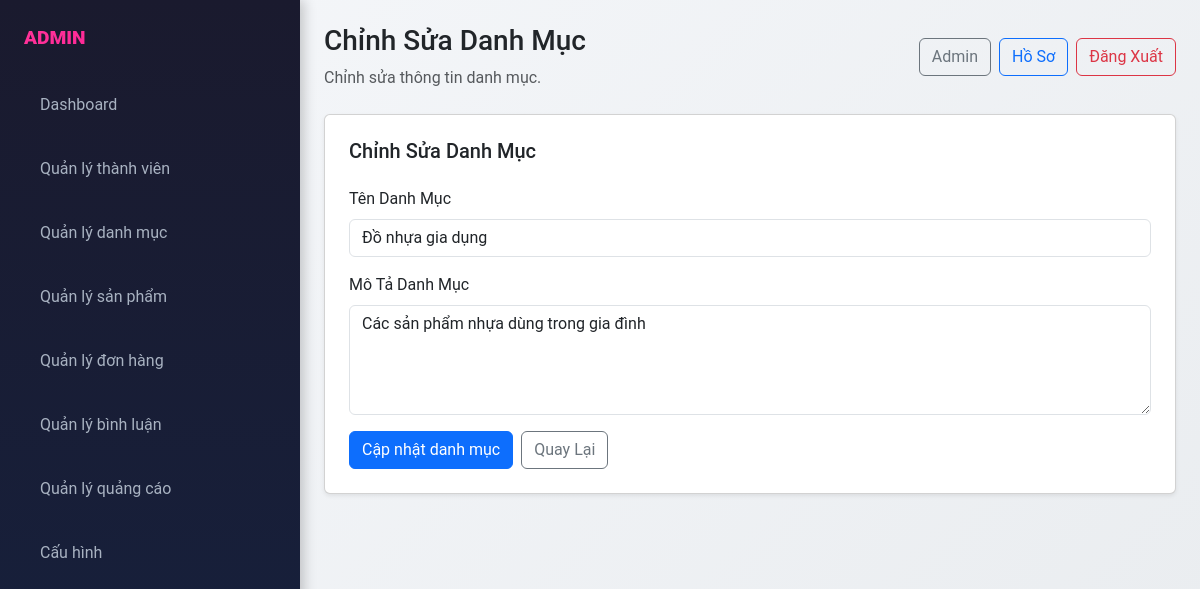
Before: /admin/index.php?page_layout=edit_category&id=1 (signed in) with the older database file.
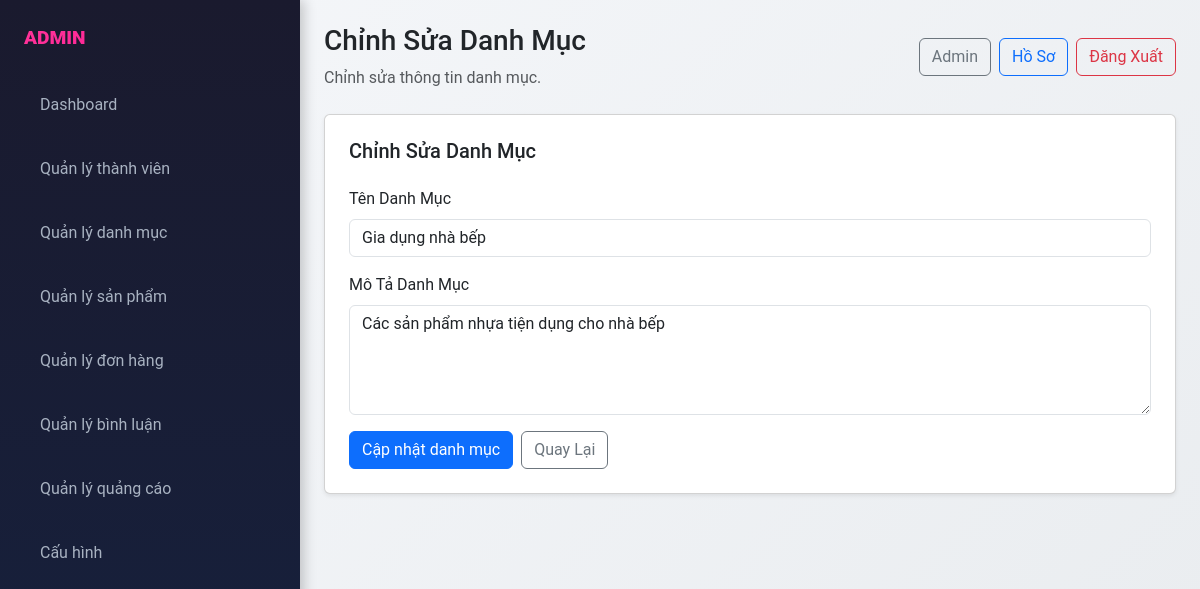
After: the same page with the newer database file.
### tables this page shows
CREATE TABLE categories (
    id INT AUTO_INCREMENT PRIMARY KEY,
    name VARCHAR(100) NOT NULL,
    description TEXT,
    created_at TIMESTAMP DEFAULT CURRENT_TIMESTAMP
);

### admin/modules/categories/edit_category.php (the view, shortened to what this page needs)
<?php
require_once '../../config/database.php';
$categoryId = isset($_GET['id']) ? (int)$_GET['id'] : 0;
$sql = "SELECT id, name, description, created_at FROM categories WHERE id = $categoryId";
$result = mysqli_query($conn, $sql);
$category = mysqli_fetch_assoc($result);
?>
                <div class="card shadow-sm p-4">
                    <h2 class="h5 mb-4">Chỉnh Sửa Danh Mục</h2>
                    <form method="POST">
                        <div class="mb-3">
                            <label for="category_name" class="form-label">Tên Danh Mục</label>
                            <input type="text" id="category_name" name="category_name" class="form-control" value="<?php echo htmlspecialchars($category['name']); ?>" required>
                        </div>
                        <div class="mb-3">
                            <label for="description" class="form-label">Mô Tả Danh Mục</label>
                            <textarea id="description" name="description" class="form-control" rows="4" required><?php echo htmlspecialchars($category['description'] ?? ''); ?></textarea>
                        </div>
                        <div class="d-flex gap-2">
                            <button type="submit" class="btn btn-primary">Cập nhật danh mục</button>
                            <a href="index.php?page_layout=category" class="btn btn-outline-secondary">Quay Lại</a>
                        </div>
                    </form>
                </div>

Changed rows visible on the page:
changed categories: category_name "Đồ nhựa gia dụng" → "Gia dụng nhà bếp"; description "Các sản phẩm nhựa dùng trong gia đình" → "Các sản phẩm nhựa tiện dụng cho nhà bếp"
